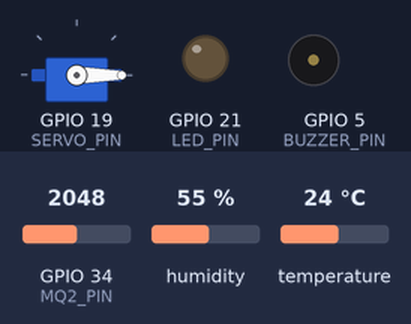
Recording of a sketch running on a simulated ESP32. On the bench: servo, output pins drawn as LEDs (lit = HIGH), buzzer (waves = sounding, pin HIGH). Inputs (shaded band) come from the test bench; at power-on: GPIO 34 (MQ2_PIN) = 2048, humidity 55 %, temperature 24 °C (analog values on the 0–4095 scale). WiFi joins after 1.5 s; servers stay silent unless stated; what the sketch prints to the serial monitor is not drawn.

Above: at 0.1 s.
At 1.9 s:
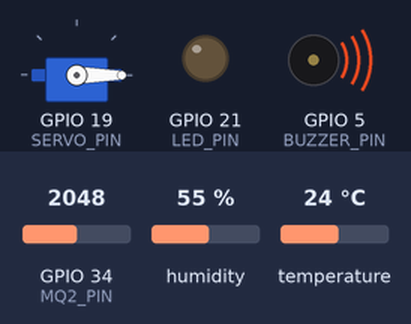
Timing chart, 0 to 3.4 s (numbered marks = the images above):
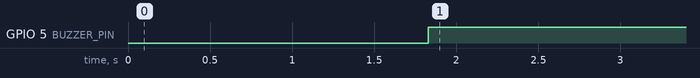

Measured:
- by itself, GPIO 5 (BUZZER_PIN): LOW → HIGH at 1.8 s

The sketch:

smart-home-main.ino
```cpp
#define BLYNK_TEMPLATE_ID "TMPL6e0Yhgw39"
#define BLYNK_TEMPLATE_NAME "IoT"
#define BLYNK_AUTH_TOKEN "apNH0lk3Kq05f2fZaY5wfniDWTZmo90S"

#include <WiFi.h>
#include <BlynkSimpleEsp32.h>
#include <ESP32Servo.h>
#include <DHT.h>

#define DHT_PIN 23      // Pin untuk DHT11 (GPIO23)
#define DHT_TYPE DHT11  // Tipe sensor DHT yang digunakan

// Pin untuk MQ-2 (pin analog)
#define MQ2_PIN 34  // Pin analog untuk sensor MQ-2 (GPIO4)
#define BUZZER_PIN 5
#define LED_PIN 21
#define SERVO_PIN 19

DHT dht(DHT_PIN, DHT_TYPE);  // Inisialisasi objek DHT11

Servo servo;

// Koneksi WiFi
const char* ssid = "Setrika";
const char* password = "11223344";
unsigned long lastReadTime = 0;

void setup() {
  Serial.begin(115200);  // Inisialisasi komunikasi serial pada baudrate 115200

  analogReadResolution(12);           // Resolusi 12-bit (0-4095)
  analogSetAttenuation(ADC_11db);
  dht.begin();           // Inisialisasi sensor DHT11


  // Set pin MQ-2 untuk input (untuk pembacaan analog)
  pinMode(MQ2_PIN, INPUT);
  pinMode(BUZZER_PIN, OUTPUT);
  pinMode(LED_PIN, OUTPUT);

  digitalWrite(BUZZER_PIN, LOW);
  digitalWrite(LED_PIN, LOW);

  servo.attach(SERVO_PIN);
  servo.write(0);

  WiFi.begin(ssid, password);
  while (WiFi.status() != WL_CONNECTED) {
    delay(500);
    Serial.print(".");
  }

  Blynk.begin(BLYNK_AUTH_TOKEN, ssid, password);
}

BLYNK_WRITE(V3) {
  int switchValue = param.asInt();
  if (switchValue == 1) {
    servo.write(90);
    Serial.println("Servo diaktifkan, posisi 90 derajat");
  } else {
    servo.write(0);
    Serial.println("Servo dimatikan, posisi 0 derajat");
  }
}

BLYNK_WRITE(V2) {
  int switchValue = param.asInt();
  digitalWrite(LED_PIN, switchValue);
  Serial.print("LED ");
  Serial.println(switchValue ? "ON" : "OFF");
}

void loop() {
  // Membaca suhu dan kelembapan dari DHT11
  float temperature = dht.readTemperature();  // Membaca suhu dalam Celcius
  float humidity = dht.readHumidity();        // Membaca kelembapan dalam persen

  // Cek apakah pembacaan DHT11 berhasil
  if (isnan(temperature) || isnan(humidity)) {
    Serial.println("Gagal membaca dari sensor DHT11");
  } else {
    // Menampilkan suhu dan kelembapan di Serial Monitor
    Serial.print("Suhu: ");
    Serial.print(temperature);
    Serial.print(" °C  ");
    Serial.print("Kelembapan: ");
    Serial.print(humidity);
    Serial.println(" %");
  }

  // Membaca nilai sensor MQ-2 (pada pin analog)
  int mq2Value = analogRead(MQ2_PIN);

  if (mq2Value >= 900) {
    digitalWrite(BUZZER_PIN, HIGH);
    Blynk.logEvent("bahaya", "Terlalu banyak karbon monoksida, beri tindakan!");
  } else {
    digitalWrite(BUZZER_PIN, LOW);
  }

  // Menampilkan nilai pembacaan sensor MQ-2
  Serial.print("Nilai Sensor MQ-2: ");
  Serial.println(mq2Value);

  // Kirim data ke Blynk
  Blynk.virtualWrite(V4, mq2Value);
  Blynk.virtualWrite(V0, temperature);
  Blynk.virtualWrite(V1, humidity);

  // Delay 2 detik sebelum pembacaan berikutnya
  delay(2000);
}
```
